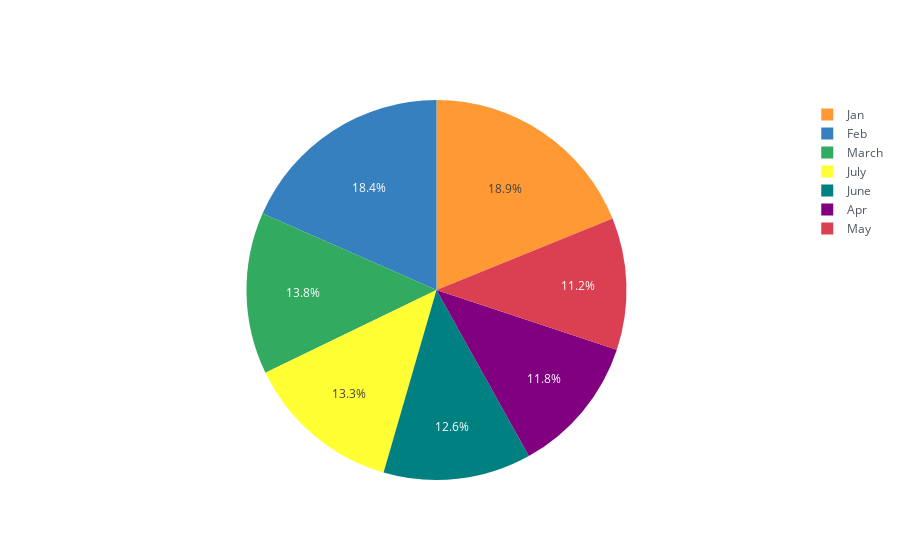

The cell this chart's notebook holds for it:
### Code cell
df_resample.reset_index().iplot(kind='pie',labels='index',values='NIFTY Bank index')

### Figure 1 — Plotly figure (JSON) as saved in the notebook; plotly's stock layout.template omitted (floating-point values rounded to 4 significant figures)
{"data": [{"marker": {"colors": ["rgba(255, 153, 51, 1.0)", "rgba(55, 128, 191, 1.0)", "rgba(50, 171, 96, 1.0)", "rgba(128, 0, 128, 1.0)", "rgba(219, 64, 82, 1.0)", "rgba(0, 128, 128, 1.0)", "rgba(255, 255, 51, 1.0)"]}, "values": [31450.0, 30680.0, 22940.0, 19720.0, 18710.0, 20950.0, 22240.0], "labels": ["Jan", "Feb", "March", "Apr", "May", "June", "July"], "type": "pie", "name": ""}], "layout": {"paper_bgcolor": "#FFFFFF", "plot_bgcolor": "#FFFFFF", "titlefont": {"color": "#4D5663"}, "legend": {"bgcolor": "#FFFFFF", "font": {"color": "#4D5663"}}}}
